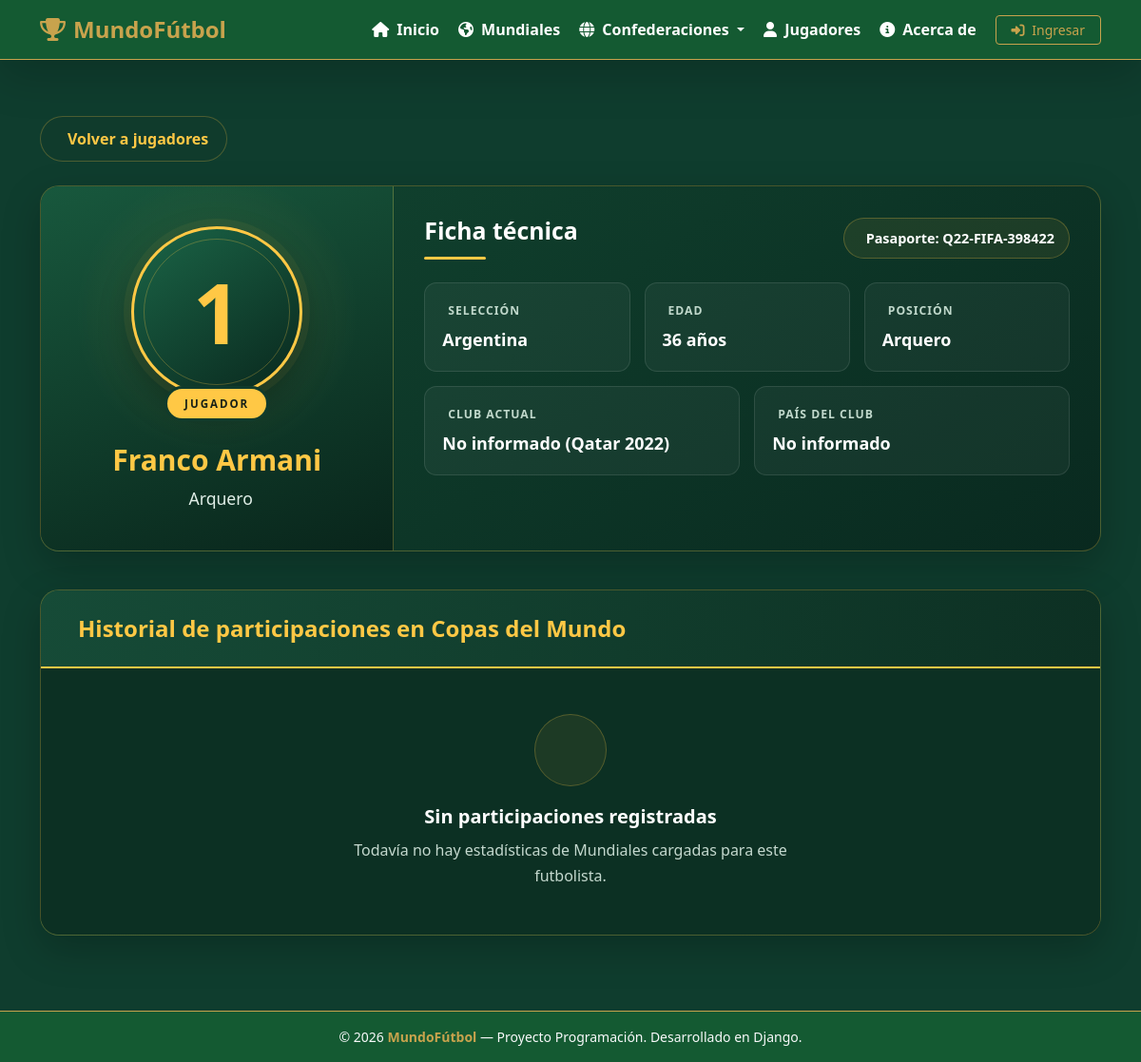
Before: /jugador/1/ with the older database file.
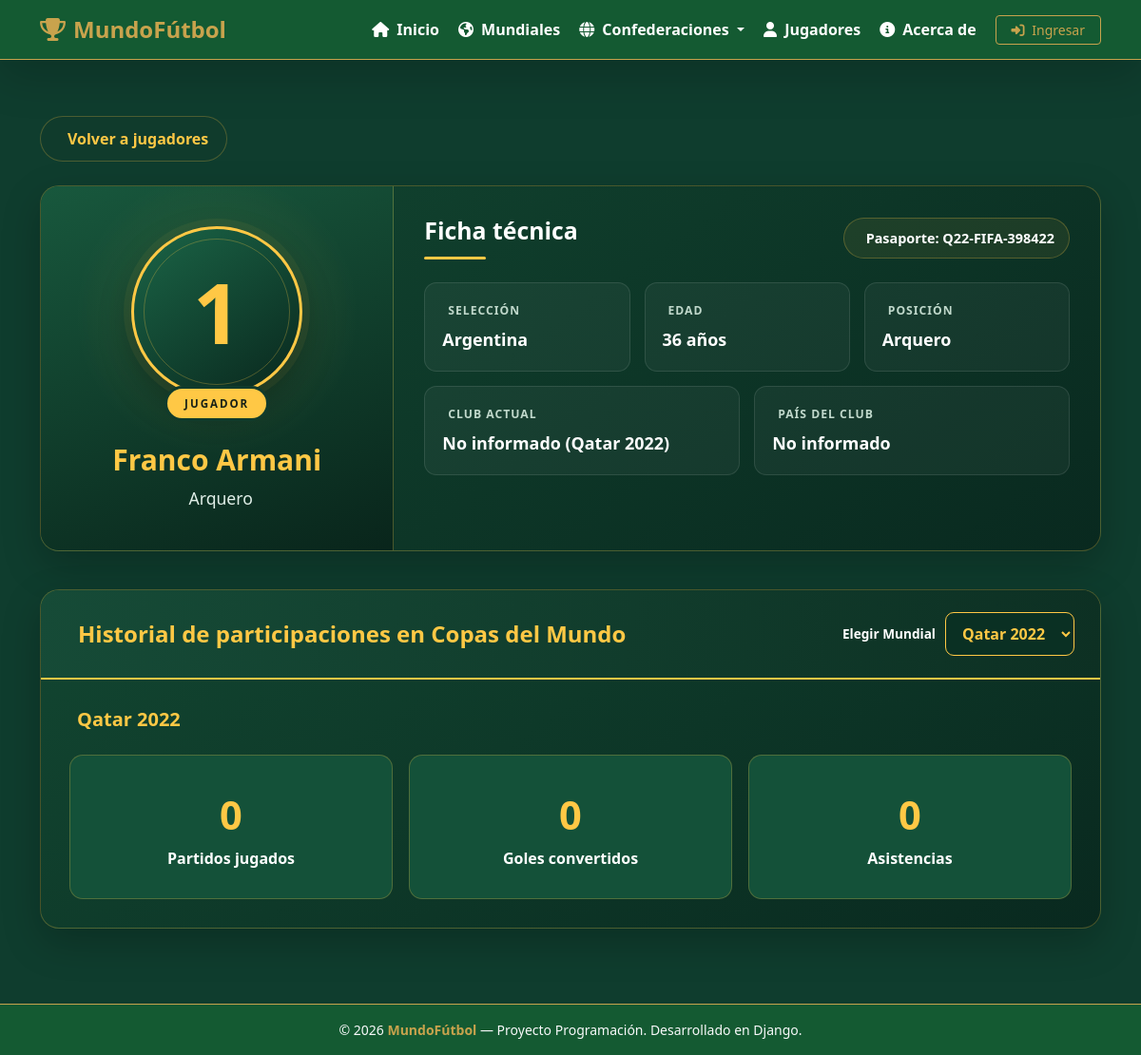
After: the same page with the newer database file.
### mundial/models.py (models this page shows, shortened)
class Jugador(models.Model):
    POSICIONES = [
        ("ARQ", "Arquero"),
        ("DEF", "Defensa"),
        ("MED", "Mediocampista"),
        ("DEL", "Delantero"),
    ]
    apellido_nombres = models.CharField(
        max_length=150,
        verbose_name="Apellido y nombres"
    )
    pasaporte = models.CharField(
        max_length=30,
        unique=True,
        verbose_name="Número de pasaporte"
    )
    edad = models.PositiveIntegerField(
        validators=[
            MinValueValidator(15),
            MaxValueValidator(50)
        ]
    )
    posicion = models.CharField(
        max_length=3,
        choices=POSICIONES
    )
    equipo_actual = models.CharField(
        max_length=100,
        verbose_name="Equipo actual"
    )
    pais_equipo = models.CharField(
        max_length=100,
        verbose_name="País del equipo"
    )
    numero_camiseta = models.PositiveIntegerField(
        validators=[
            MinValueValidator(1),
            MaxValueValidator(99)
        ],
        verbose_name="Número de camiseta"
    )
    seleccion = models.ForeignKey(
        Seleccion,
        on_delete=models.CASCADE,
        related_name="jugadores"
    )
    class Meta:
        verbose_name = "Jugador"
        verbose_name_plural = "Jugadores"

class Seleccion(models.Model):
    nombre = models.CharField(max_length=100)
    confederacion = models.ForeignKey(
        Confederacion,
        on_delete=models.SET_NULL,
        null=True,
        blank=True,
        related_name="selecciones",
    )
    class Meta:
        verbose_name = "Selección"
        verbose_name_plural = "Selecciones"

class Mundial(models.Model):
    anio = models.IntegerField(
        unique=True,
        verbose_name="Año"
    )
    nombre = models.CharField(
        max_length=100,
        default="Copa Mundial de Fútbol",
        verbose_name="Nombre"
    )
    sede = models.CharField(
        max_length=100,
        verbose_name="Sede"
    )
    descripcion = models.TextField(
        blank=True,
        null=True,
        verbose_name="Descripción"
    )
    campeon = models.CharField(
        max_length=100,
        blank=True,
        null=True,
        verbose_name="Campeón"
    )
    subcampeon = models.CharField(
        max_length=100,
        blank=True,
        null=True,
        verbose_name="Subcampeón"
    )
    tercer_puesto = models.CharField(
        max_length=100,
        blank=True,
        null=True,
        verbose_name="Tercer Puesto"
    )
    maximo_goleador = models.CharField(
        max_length=100,
        blank=True,
        null=True,
        verbose_name="Máximo Goleador"
    )
    goles_maximo_goleador = models.PositiveIntegerField(
        default=0,
        blank=True,
        null=True,
        verbose_name="Goles del Máximo Goleador"
    )
    mvp_mundial = models.CharField(
        max_length=100,
        blank=True,
        null=True,
        verbose_name="MVP / Mejor Jugador"
    )
    mejor_arquero = models.CharField(
        max_length=100,
        blank=True,
        null=True,
        verbose_name="Mejor Arquero"
    )
    imagen_logo = models.ImageField(
        upload_to="mundiales/logos/",
        blank=True,
        null=True,
        verbose_name="Logo / Emblema"
    )
    imagen_portada = models.ImageField(
        upload_to="mundiales/portadas/",
        blank=True,
        null=True,
        verbose_name="Imagen de Portada"
    )
    class Meta:
        verbose_name = "Mundial"
        verbose_name_plural = "Mundiales"
        ordering = ["-anio"]

class HistorialJugador(models.Model):
    jugador = models.ForeignKey(
        Jugador,
        on_delete=models.CASCADE,
        related_name="historiales"
    )
    mundial = models.ForeignKey(
        Mundial,
        on_delete=models.CASCADE,
        related_name="historiales_jugadores"
    )
    partidos_jugados = models.PositiveIntegerField(
        default=0,
        verbose_name="Partidos jugados"
    )
    goles = models.PositiveIntegerField(
        default=0,
        verbose_name="Goles convertidos"
    )
    asistencias = models.PositiveIntegerField(
        default=0,
        verbose_name="Asistencias"
    )
    class Meta:
        verbose_name = "Historial de jugador"
        verbose_name_plural = "Historiales de jugadores"
        ordering = [
            "-mundial__anio",
            "jugador__apellido_nombres"
        ]
        constraints = [
            models.UniqueConstraint(
                fields=["jugador", "mundial"],
                name="un_historial_por_jugador_y_mundial"
            )
        ]

### mundial/views.py (the view)
def detalle_jugador(request, pk):
    jugador = get_object_or_404(Jugador, pk=pk)
    historiales = list(
        HistorialJugador.objects.filter(jugador=jugador)
        .select_related("mundial")
        .order_by("-mundial__anio")
    )
    anios = [h.mundial.anio for h in historiales]
    anio_parametro = request.GET.get("anio", "")
    try:
        anio_elegido = int(anio_parametro) if anio_parametro else (anios[0] if anios else None)
    except (TypeError, ValueError):
        anio_elegido = anios[0] if anios else None
    if anio_elegido not in anios:
        anio_elegido = anios[0] if anios else None
    historial_seleccionado = next(
        (h for h in historiales if h.mundial.anio == anio_elegido),
        None,
    )
    return render(request, "jugador/detalle_jugador.html", {
        "jugador": jugador,
        "historiales": historiales,
        "anio_elegido": anio_elegido,
        "historial_seleccionado": historial_seleccionado,
    })

### templates/jugador/detalle_jugador.html (shortened to what this page needs)
{% extends 'base.html' %}
{% block content %}
<div class="container player-page">
    <a href="{% url 'jugadores' %}" class="player-back">
        Volver a jugadores
    </a>
    <section class="player-card">
        <div class="row g-0">
            <div class="col-md-4">
                <div class="player-identity">
                    <div class="player-shirt">
                        <span class="shirt-number">
                            {{ jugador.numero_camiseta|default:"—" }}
                        </span>
                    </div>
                    <span class="shirt-label">
                        JUGADOR
                    </span>
                    <h1 class="player-name">
                        {{ jugador.apellido_nombres }}
                    </h1>
                    <p class="player-position">
                        {{ jugador.get_posicion_display }}
                    </p>
                </div>
            </div>
            <div class="col-md-8">
                <div class="player-details">
                    <div class="player-details-header">
                        <div>
                            <h2 class="player-section-title">
                                Ficha técnica
                            </h2>
                            <div class="title-line"></div>
                        </div>
                        <span class="passport-badge">
                            Pasaporte:
                            {{ jugador.pasaporte|default:"No informado" }}
                        </span>
                    </div>
                    <div class="player-info-grid">
                        <div class="info-item">
                            <span class="info-label">
                                Selección
                            </span>
                            <span class="info-value">
                                {% if jugador.seleccion %}
                                    {{ jugador.seleccion.nombre }}
                                {% else %}
                                    No informada
                                {% endif %}
                            </span>
                        </div>
                        <div class="info-item">
                            <span class="info-label">
                                Edad
                            </span>
                            <span class="info-value">
                                {{ jugador.edad }} años
                            </span>
                        </div>
                        <div class="info-item">
                            <span class="info-label">
                                Posición
                            </span>
                            <span class="info-value">
                                {{ jugador.get_posicion_display }}
                            </span>
                        </div>
                        <div class="info-item wide">
                            <span class="info-label">
                                Club actual
                            </span>
                            <span class="info-value">
                                {{ jugador.equipo_actual|default:"No informado" }}
                            </span>
                        </div>
                        <div class="info-item wide">
                            <span class="info-label">
                                País del club
                            </span>
                            <span class="info-value">
                                {{ jugador.pais_equipo|default:"No informado" }}
                            </span>
                        </div>
                    </div>
                </div>
            </div>
        </div>
    </section>
    <section class="history-card" id="historial-mundiales">
        <div class="history-header">
            <h2 class="history-title">
                Historial de participaciones en Copas del Mundo
            </h2>
            {% if historiales %}
                <form method="get" class="history-year-form">
                    <label for="anio-mundial">
                        Elegir Mundial
                    </label>
                    <select
                        id="anio-mundial"
                        name="anio"
                        onchange="this.form.submit()"
                    >
                        {% for historial in historiales %}
                            <option
                                value="{{ historial.mundial.anio }}"
                                {% if historial.mundial.anio == anio_elegido %}selected{% endif %}
                            >
                                {{ historial.mundial.sede }}
                                {{ historial.mundial.anio }}
                            </option>
                        {% endfor %}
                    </select>
                </form>
            {% endif %}
        </div>
        {% if historial_seleccionado %}
            <div class="history-content">
                <h3 class="history-year-title">
                    {{ historial_seleccionado.mundial.sede }}
                    {{ historial_seleccionado.mundial.anio }}
                </h3>
                <div class="history-stats-grid">
                    <div class="history-stat-card">
                        <strong>
                            {{ historial_seleccionado.partidos_jugados }}
                        </strong>
                        <span>
                            Partidos jugados
                        </span>
                    </div>
                    <div class="history-stat-card">
                        <strong>
                            {{ historial_seleccionado.goles }}
                        </strong>
                        <span>
                            Goles convertidos
                        </span>
                    </div>
                    <div class="history-stat-card">
                        <strong>
                            {{ historial_seleccionado.asistencias }}
                        </strong>
                        <span>
                            Asistencias
                        </span>
                    </div>
                </div>
            </div>
        {% else %}
            <div class="history-empty">
                <div class="history-empty-icon">
                </div>
                <h5>
                    Sin participaciones registradas
                </h5>
                <p>
                    Todavía no hay estadísticas de Mundiales
                    cargadas para este futbolista.
                </p>
            </div>
        {% endif %}
    </section>
</div>
{% endblock %}

Changed rows visible on the page:
now on this page (row unchanged): Mundial: anio "Qatar 2022"
added HistorialJugador: mundial.sede "Qatar", mundial.anio "2022", partidos_jugados "0", goles "0", asistencias "0"
Other visible differences:
text no longer shown: "Sin participaciones registradas Todavía no hay estadísticas de Mundiales cargadas para este futbolista."
text now shown: "Elegir Mundial Partidos jugados Goles convertidos Asistencias"
